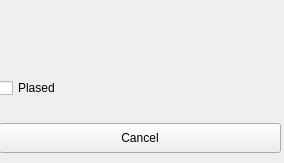
<?xml version="1.0" encoding="UTF-8"?>
<ui version="4.0">
 <class>autoSetupTimerDlg</class>
 <widget class="QWidget" name="autoSetupTimerDlg">
  <property name="geometry">
   <rect>
    <x>0</x>
    <y>0</y>
    <width>284</width>
    <height>163</height>
   </rect>
  </property>
  <property name="sizePolicy">
   <sizepolicy hsizetype="Fixed" vsizetype="Fixed">
    <horstretch>0</horstretch>
    <verstretch>0</verstretch>
   </sizepolicy>
  </property>
  <property name="windowTitle">
   <string>Auto Setup Timer</string>
  </property>
  <widget class="QWidget" name="verticalLayoutWidget">
   <property name="geometry">
    <rect>
     <x>-1</x>
     <y>-1</y>
     <width>282</width>
     <height>161</height>
    </rect>
   </property>
   <layout class="QVBoxLayout" name="verticalLayout">
    <item>
     <widget class="QLabel" name="timeRemainLabel">
      <property name="sizePolicy">
       <sizepolicy hsizetype="Fixed" vsizetype="Fixed">
        <horstretch>0</horstretch>
        <verstretch>0</verstretch>
       </sizepolicy>
      </property>
      <property name="minimumSize">
       <size>
        <width>280</width>
        <height>50</height>
       </size>
      </property>
      <property name="baseSize">
       <size>
        <width>280</width>
        <height>50</height>
       </size>
      </property>
      <property name="font">
       <font>
        <pointsize>20</pointsize>
       </font>
      </property>
      <property name="text">
       <string/>
      </property>
      <property name="alignment">
       <set>Qt::AlignCenter</set>
      </property>
     </widget>
    </item>
    <item>
     <widget class="QCheckBox" name="doneCheck">
      <property name="minimumSize">
       <size>
        <width>0</width>
        <height>50</height>
       </size>
      </property>
      <property name="text">
       <string>Plased</string>
      </property>
     </widget>
    </item>
    <item>
     <widget class="QPushButton" name="cancelButton">
      <property name="minimumSize">
       <size>
        <width>0</width>
        <height>30</height>
       </size>
      </property>
      <property name="text">
       <string>Cancel</string>
      </property>
     </widget>
    </item>
   </layout>
  </widget>
 </widget>
 <resources/>
 <connections/>
</ui>
